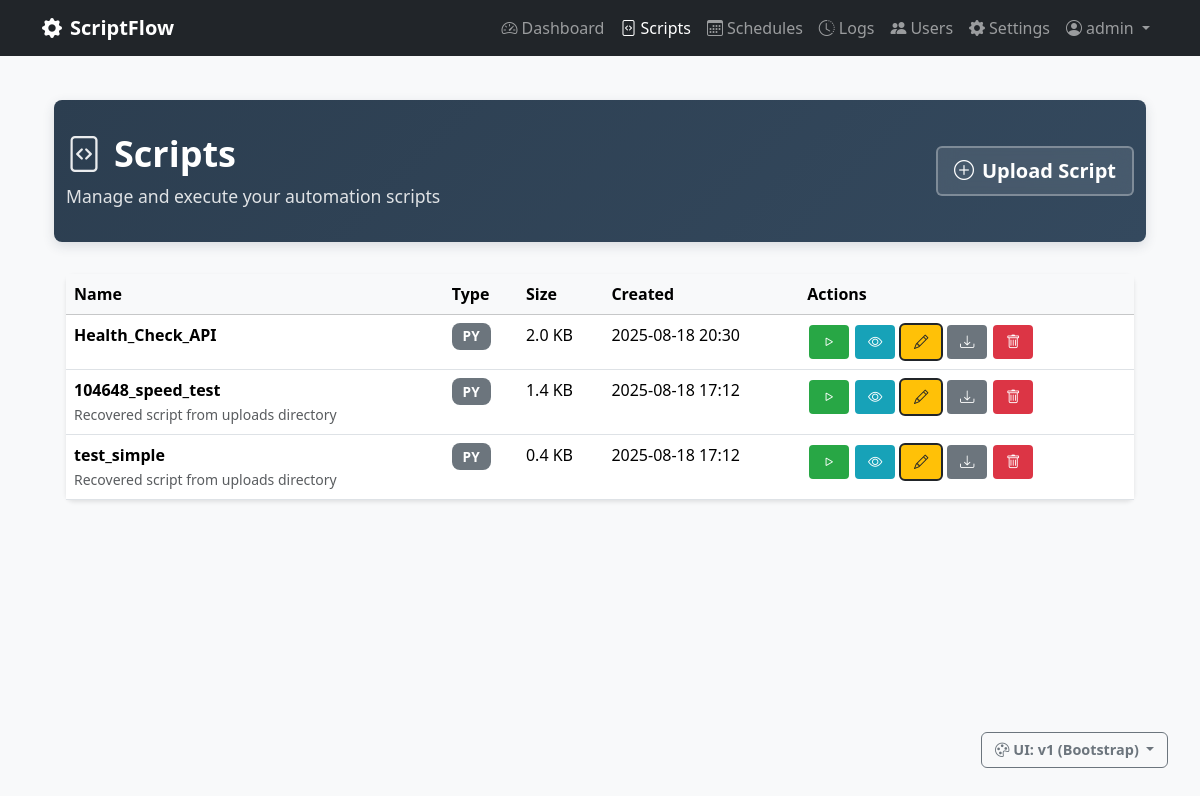
The app's page /scripts (signed in), older data.
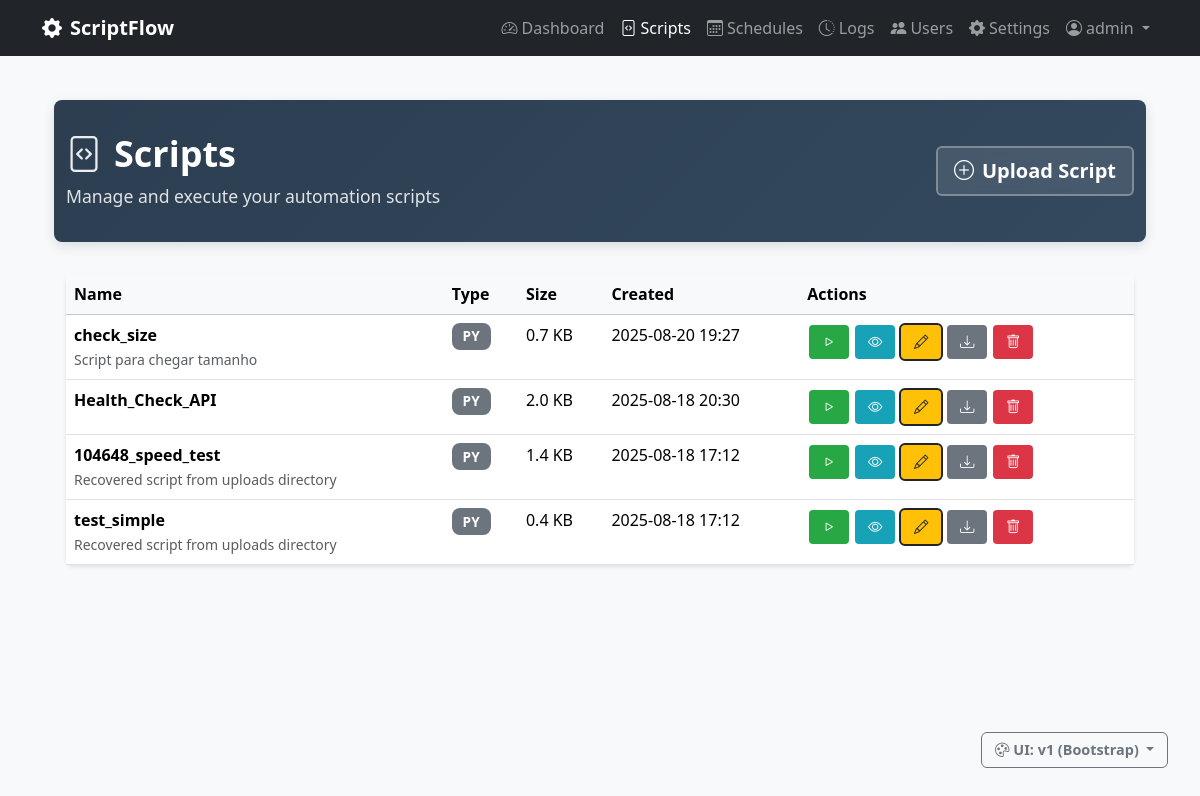
The same page, newer data.
### scriptflow.py (models this page shows, shortened)
class User(UserMixin, db.Model):
    __tablename__ = 'users'
    id = db.Column(db.Integer, primary_key=True)
    username = db.Column(db.String(80), unique=True, nullable=False)
    email = db.Column(db.String(120), unique=True, nullable=False)
    password_hash = db.Column(db.String(255), nullable=False)
    is_admin = db.Column(db.Boolean, default=False, nullable=False)
    can_view_all_data = db.Column(db.Boolean, default=False, nullable=False)
    created_at = db.Column(db.DateTime, default=datetime.now)
    last_login = db.Column(db.DateTime)

class Script(db.Model):
    __tablename__ = 'scripts'
    id = db.Column(db.Integer, primary_key=True)
    name = db.Column(db.String(100), nullable=False)
    description = db.Column(db.Text)
    filename = db.Column(db.String(255), nullable=False)
    file_path = db.Column(db.String(500), nullable=False)
    script_type = db.Column(db.String(10), nullable=False)  # 'py' or 'bat'
    file_size = db.Column(db.Integer)
    created_at = db.Column(db.DateTime, default=datetime.now)
    updated_at = db.Column(db.DateTime, default=datetime.now, onupdate=datetime.now)
    is_active = db.Column(db.Boolean, default=True)
    user_id = db.Column(db.Integer, db.ForeignKey('users.id'), nullable=False)

### scriptflow.py (the view)
@app.route('/scripts')
@login_required
def scripts():
    scripts_query = Script.query.filter_by(is_active=True).order_by(Script.updated_at.desc())
    user_scripts = apply_user_data_filter(scripts_query).all()
    return render_template(UIVersionManager.get_template_path('scripts.html'), scripts=user_scripts)

### config/ui_version.py (called while the page is built)
    @classmethod
    def get_ui_version(cls):
        if request and request.args.get('ui') in ['v1', 'v2']:
            ui_version = request.args.get('ui')
            if session:
                session['ui_version'] = ui_version
            return ui_version
        if session and 'ui_version' in session:
            return session['ui_version']
        env_version = os.environ.get('UI_VERSION', '').lower()
        if env_version in ['v1', 'v2']:
            return env_version
        return cls.DEFAULT_VERSION

    @classmethod
    def get_template_path(cls, template_name):
        ui_version = cls.get_ui_version()
        return f"{ui_version}/{template_name}"

    @classmethod
    def is_modern_ui(cls):
        return cls.get_ui_version() == cls.MODERN_VERSION

    @classmethod
    def get_ui_display_info(cls):
        current_version = cls.get_ui_version()
        is_v2 = current_version == cls.MODERN_VERSION
        return {
            'current_version': current_version,
            'current_label': 'v2 (Modern)' if is_v2 else 'v1 (Bootstrap)',
            'current_icon': 'bi-stars' if is_v2 else 'bi-bootstrap',
            'is_modern': is_v2,
            'switch_to_version': cls.DEFAULT_VERSION if is_v2 else cls.MODERN_VERSION,
            'switch_to_label': 'Switch to v1 (Bootstrap)' if is_v2 else 'Switch to v2 (Modern)',
            'switch_to_icon': 'bi-bootstrap' if is_v2 else 'bi-stars'
        }

### scriptflow.py (called while the page is built)
@app.context_processor
def inject_ui_version():
    try:
        return {
            'ui_info': UIVersionManager.get_ui_display_info(),
            'ui_version': UIVersionManager.get_ui_version(),
            'is_modern_ui': UIVersionManager.is_modern_ui()
        }
    except:
        return {
            'ui_info': {},
            'ui_version': 'v1',
            'is_modern_ui': False
        }

@login_manager.user_loader
def load_user(user_id):
    return db.session.get(User, int(user_id))

def apply_user_data_filter(query):
    if current_user.can_view_all_data:
        return query  # Can see all data
    else:
        return query.filter_by(user_id=current_user.id)  # Only own data

### templates/v1/scripts.html (shortened to what this page needs)
{% extends "v1/base.html" %}
{% block content %}
<div class="container-fluid">
    <div class="page-header">
        <div class="container">
            <div class="row align-items-center">
                <div class="col">
                    <h1>
                        <i class="bi bi-file-code"></i>Scripts
                    </h1>
                    <p>Manage and execute your automation scripts</p>
                </div>
                <div class="col-auto">
                    <a href="{{ url_for('upload_script') }}" class="btn btn-lg">
                        <i class="bi bi-plus-circle me-2"></i>Upload Script
                    </a>
                </div>
            </div>
        </div>
    </div>
    <div class="container">
        <div class="row">
            <div class="col-12">
        <div class="card">
            <div class="card-body p-0">
                {% if scripts %}
                    <div class="table-responsive">
                        <table class="table table-hover mb-0">
                            <thead class="table-light">
                                <tr>
                                    <th>Name</th>
                                    <th>Type</th>
                                    <th>Size</th>
                                    <th>Created</th>
                                    <th>Actions</th>
                                </tr>
                            </thead>
                            <tbody>
                                {% for script in scripts %}
                                <tr>
                                    <td>
                                        <strong>{{ script.name }}</strong>
                                        {% if script.description %}
                                            <br><small class="text-muted">{{ script.description[:50] }}{% if script.description|length > 50 %}...{% endif %}</small>
                                        {% endif %}
                                    </td>
                                    <td><span class="badge bg-secondary">{{ script.script_type.upper() }}</span></td>
                                    <td>{{ (script.file_size / 1024)|round(1) }} KB</td>
                                    <td>{{ script.created_at.strftime('%Y-%m-%d %H:%M') }}</td>
                                    <td>
                                        <div class="btn-group" role="group" aria-label="Script actions">
                                            <form method="POST" action="{{ url_for('execute_script', script_id=script.id) }}" class="d-inline">
                                                <button type="submit" class="btn btn-sm btn-success" title="Execute Script">
                                                    <i class="bi bi-play"></i>
                                                </button>
                                            </form>
                                            <a href="{{ url_for('view_script', script_id=script.id) }}" class="btn btn-sm btn-info" title="View Script">
                                                <i class="bi bi-eye"></i>
                                            </a>
                                            <a href="{{ url_for('edit_script', script_id=script.id) }}" class="btn btn-sm btn-warning" title="Edit Script">
                                                <i class="bi bi-pencil"></i>
                                            </a>
                                            <a href="{{ url_for('download_script', script_id=script.id) }}" class="btn btn-sm btn-secondary" title="Download Script">
                                                <i class="bi bi-download"></i>
                                            </a>
                                            <button type="button" class="btn btn-sm btn-danger" title="Delete Script"
                                                    onclick="confirmDelete({{ script.id }}, '{{ script.name }}')">
                                                <i class="bi bi-trash"></i>
                                            </button>
                                        </div>
                                    </td>
                                </tr>
                                {% endfor %}
                            </tbody>
                        </table>
                    </div>
                {% endif %}
            </div>
        </div>
{% endblock %}

### templates/v1/base.html (shortened to what this page needs)
<!DOCTYPE html>
<html lang="en">
<head>
    <link href="https://cdn.jsdelivr.net/npm/bootstrap@5.3.2/dist/css/bootstrap.min.css" rel="stylesheet">
    <link href="https://cdn.jsdelivr.net/npm/bootstrap-icons@1.11.0/font/bootstrap-icons.css" rel="stylesheet">
    <link href="{{ url_for('static', filename='css/app.css') }}" rel="stylesheet">
</head>
<body{% block body_class %}{% endblock %}>
    <nav class="navbar navbar-expand-lg navbar-dark bg-dark fixed-top">
        <div class="container">
            <a class="navbar-brand" href="{{ url_for('dashboard') }}">
                <i class="bi bi-gear-fill me-2"></i>ScriptFlow
            </a>
            <div class="navbar-nav ms-auto">
                <a class="nav-link{% if request.endpoint == 'dashboard' %} active{% endif %}" href="{{ url_for('dashboard') }}">
                    <i class="bi bi-speedometer2 me-1"></i>Dashboard
                </a>
                <a class="nav-link{% if request.endpoint in ['scripts', 'upload_script', 'edit_script', 'view_script'] %} active{% endif %}" href="{{ url_for('scripts') }}">
                    <i class="bi bi-file-code me-1"></i>Scripts
                </a>
                <a class="nav-link{% if request.endpoint in ['schedules', 'create_schedule', 'edit_schedule'] %} active{% endif %}" href="{{ url_for('schedules') }}">
                    <i class="bi bi-calendar3 me-1"></i>Schedules
                </a>
                <a class="nav-link{% if request.endpoint in ['logs', 'view_execution'] %} active{% endif %}" href="{{ url_for('logs') }}">
                    <i class="bi bi-clock-history me-1"></i>Logs
                </a>
                {% if current_user.is_admin %}
                <a class="nav-link{% if request.endpoint in ['manage_users', 'create_user', 'edit_user'] %} active{% endif %}" href="{{ url_for('manage_users') }}">
                    <i class="bi bi-people-fill me-1"></i>Users
                </a>
                {% endif %}
                <a class="nav-link{% if request.endpoint in ['settings', 'python_settings', 'terminal'] %} active{% endif %}" href="{{ url_for('settings') }}">
                    <i class="bi bi-gear-fill me-1"></i>Settings
                </a>
                <div class="nav-item dropdown">
                    <a class="nav-link dropdown-toggle" href="#" role="button" data-bs-toggle="dropdown">
                        <i class="bi bi-person-circle me-1"></i>{{ current_user.username }}
                    </a>
                </div>
            </div>
        </div>
    </nav>
    <main class="container mt-4">
        {% block content %}{% endblock %}
    </main>
    {% if current_user.is_authenticated and current_user.is_admin %}
    <div style="position: fixed; bottom: 2rem; right: 2rem; z-index: 1050;">
        <div class="dropdown">
            <button class="btn btn-outline-secondary btn-sm dropdown-toggle" type="button" data-bs-toggle="dropdown">
                <i class="bi bi-palette me-1"></i>UI: {{ ui_info.current_label or 'v1' }}
            </button>
        </div>
    </div>
    {% endif %}
</body>
</html>

### static/css/app.css (style rules this page uses)
body { background-color: #f8f9fa; padding-top: 76px; }
.navbar-brand { font-weight: 600; }
.card { border: none; box-shadow: 0 2px 4px rgba(0,0,0,0.1); }
.btn, .btn-sm, .btn-lg, .btn-group .btn, .btn-outline-primary, .btn-outline-secondary { border-radius: 6px !important; font-weight: 600; transition: all 0.3s ease; }
.card, .modal-content, .badge, .alert { border-radius: 8px !important; }
.page-header { background: linear-gradient(135deg, #2C3E50 0%, #34495E 100%); color: white; padding: 2rem 0; margin-bottom: 2rem; border-radius: 8px; box-shadow: 0 4px 12px rgba(44, 62, 80, 0.15); }
.page-header h1 { font-size: 2.25rem; font-weight: 700; margin-bottom: 0.5rem; display: flex; align-items: center; }
.page-header h1 i { margin-right: 0.75rem; opacity: 0.9; }
.page-header p { font-size: 1.1rem; margin-bottom: 0; opacity: 0.85; font-weight: 400; }
.page-header .btn { border: 2px solid rgba(255, 255, 255, 0.3); background: rgba(255, 255, 255, 0.1); color: white; font-weight: 600; backdrop-filter: blur(10px); transition: all 0.3s ease; }

### templates/v1/scripts.html (style rules this page uses)
.btn-group .btn { border: 2px solid; margin-right: 3px; }
.btn-sm { padding: 0.4rem 0.8rem; font-size: 0.9rem; }
.btn-success { background-color: #28a745; border-color: #28a745; color: white; }
.btn-info { background-color: #17a2b8; border-color: #17a2b8; color: white; }
.btn-warning { background-color: #ffc107; border-color: #ffc107; color: #212529; }
.btn-secondary { background-color: #6c757d; border-color: #6c757d; color: white; }
.btn-danger { background-color: #dc3545; border-color: #dc3545; color: white; }
.badge { font-size: 0.85rem; font-weight: 600; padding: 0.5em 0.8em; }

Row changes from the older to the newer data that the page shows:
added Script: name "check_size", description "Script para chegar tamanho", script_type "PY", (script.file_size/1024)|round(1) "0.7", created_at "2025-08-20 19:27"
